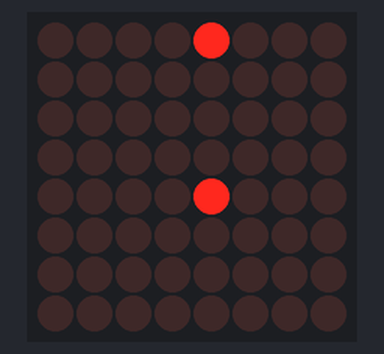
Recording of a sketch running on a simulated Arduino Uno, built with avr-gcc and run on an emulated ATmega328P. Parts: 8×8 LED matrix.

Above: at 1.1 s.

The sketch:

sketch_dec30a.ino
```cpp
#include <LedControl.h>
//DIN(1) = 16 / 4
//LOAD(12) = 14 / 7
//SCK(8) = 15 / 6
//no. of connected MAX7219 = 1
LedControl lc=LedControl(4,6,7,1);

void setup() {
  // put your setup code here, to run once:
  lc.shutdown(0,false);
  lc.setIntensity(0,15);
  lc.clearDisplay(0);// clear screen

  Serial.begin(9600);
}
//37
void loop() {
  // put your main code here, to run repeatedly:

  /*
   for (int row=0; row<8; row++)
  {
    for (int col=0; col<8; col++)
    {
      lc.setLed(0,col,row,true); // turns on LED at col, row
      delay(500);
      Serial.print(row);
      Serial.println(col);
    }
  }

  for (int row=0; row<8; row++)
  {
    for (int col=0; col<8; col++)
    {
      lc.setLed(0,col,row,false); // turns off LED at col, row
      delay(500);
      Serial.print(row);
      Serial.println(col);
    }
  }
  */

  lc.setLed(0,0,4,false);
  lc.setLed(0,4,4,false);
  delay(1000);
  lc.setLed(0,0,4,true);
  lc.setLed(0,4,4,true);
  delay(1000);

}
```

Measured:
- what the display in image 0 shows lasts 1.0 s, from 1.0 s to 2.0 s
